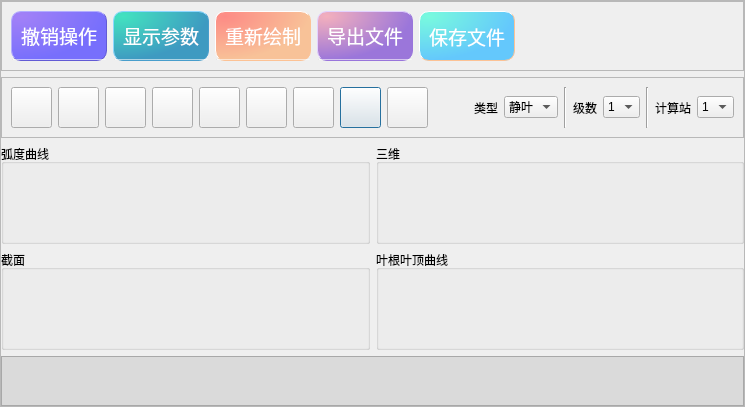
       <widget class="QFrame" name="frame_5">
        <property name="frameShape">
         <enum>QFrame::StyledPanel</enum>
        </property>
        <property name="frameShadow">
         <enum>QFrame::Raised</enum>
        </property>
        <layout class="QVBoxLayout" name="verticalLayout_12" stretch="0,0,0,0">
         <property name="leftMargin">
          <number>0</number>
         </property>
         <property name="topMargin">
          <number>0</number>
         </property>
         <property name="rightMargin">
          <number>0</number>
         </property>
         <property name="bottomMargin">
          <number>0</number>
         </property>
         <item>
          <widget class="QFrame" name="frame_4">
           <property name="maximumSize">
            <size>
             <width>919</width>
             <height>76</height>
            </size>
           </property>
           <property name="frameShape">
            <enum>QFrame::StyledPanel</enum>
           </property>
           <property name="frameShadow">
            <enum>QFrame::Raised</enum>
           </property>
           <layout class="QHBoxLayout" name="horizontalLayout_2">
            <item>
             <widget class="QFrame" name="frame_7">
              <property name="styleSheet">
               <string notr="true">
QFrame#frame_7{
color: rgb(255, 255, 255);
border-radius: 10px;
background-color: qradialgradient(cx:0, cy:0, radius:1, fx:0.1, fy:0.1, stop:0 rgb(162, 129, 247),  stop:1 rgb(119, 111, 252));
border: 1px outset rgb(98, 91, 213);
}
</string>
              </property>
              <property name="frameShape">
               <enum>QFrame::StyledPanel</enum>
              </property>
              <property name="frameShadow">
               <enum>QFrame::Raised</enum>
              </property>
              <layout class="QVBoxLayout" name="verticalLayout_3" stretch="1,4">
               <property name="spacing">
                <number>0</number>
               </property>
               <property name="leftMargin">
                <number>0</number>
               </property>
               <property name="topMargin">
                <number>0</number>
               </property>
               <property name="rightMargin">
                <number>0</number>
               </property>
               <property name="bottomMargin">
                <number>0</number>
               </property>
               <item>
                <widget class="QFrame" name="frame_9">
                 <property name="styleSheet">
                  <string notr="true">border:none</string>
                 </property>
                 <property name="frameShape">
                  <enum>QFrame::StyledPanel</enum>
                 </property>
                 <property name="frameShadow">
                  <enum>QFrame::Raised</enum>
                 </property>
                 <layout class="QHBoxLayout" name="horizontalLayout_6">
                  <item>
                   <widget class="QPushButton" name="pushButton_undo">
                    <property name="minimumSize">
                     <size>
                      <width>0</width>
                      <height>24</height>
                     </size>
                    </property>
                    <property name="maximumSize">
                     <size>
                      <width>41677</width>
                      <height>48</height>
                     </size>
                    </property>
                    <property name="font">
                     <font>
                      <family>Agency FB</family>
                      <pointsize>14</pointsize>
                     </font>
                    </property>
                    <property name="styleSheet">
                     <string notr="true">QPushButton{
	color: rgb(255, 255, 255);
text-align:left;

	border:0px outset rgb(255, 255, 255);
	border-radius:8px;
}
QPushButton:hover {

border:2px outset rgba(36, 36, 36,0);
}
QPushButton:pressed {

border:4px outset rgba(36, 36, 36,0);
}
</string>
                    </property>
                    <property name="text">
                     <string>撤销操作</string>
                    </property>
                    <property name="icon">
                     <iconset resource="source/pic.qrc">
                      <normaloff>:/source/undo.png</normaloff>:/source/undo.png</iconset>
                    </property>
                    <property name="iconSize">
                     <size>
                      <width>30</width>
                      <height>30</height>
                     </size>
                    </property>
                   </widget>
                  </item>
                 </layout>
                </widget>
               </item>
               <item>
                <widget class="Line" name="line_2">
                 <property name="maximumSize">
                  <size>
                   <width>16777215</width>
                   <height>1</height>
                  </size>
                 </property>
                 <property name="styleSheet">
                  <string notr="true">background-color: rgba(255, 255, 255, 89);</string>
                 </property>
                 <property name="orientation">
                  <enum>Qt::Horizontal</enum>
                 </property>
                </widget>
               </item>
              </layout>
             </widget>
            </item>
            <item>
             <widget class="QFrame" name="frame_19">
              <property name="styleSheet">
               <string notr="true">QFrame#frame_19{
color: rgb(255, 255, 255);
border-radius: 10px;
background-color: qradialgradient(cx:0, cy:0, radius:1, fx:0.1, fy:0.1, stop:0 rgb(66, 226, 192),  stop:1 rgb(62, 154, 193));
border: 1px outset rgb(72, 158, 204)
}</string>
              </property>
              <property name="frameShape">
               <enum>QFrame::StyledPanel</enum>
              </property>
              <property name="frameShadow">
               <enum>QFrame::Raised</enum>
              </property>
              <layout class="QVBoxLayout" name="verticalLayout_11" stretch="0,4">
               <property name="spacing">
                <number>0</number>
               </property>
               <property name="leftMargin">
                <number>0</number>
               </property>
               <property name="topMargin">
                <number>0</number>
               </property>
               <property name="rightMargin">
                <number>0</number>
               </property>
               <property name="bottomMargin">
                <number>0</number>
               </property>
               <item>
                <widget class="QFrame" name="frame_20">
                 <property name="styleSheet">
                  <string notr="true">border:none</string>
                 </property>
                 <property name="frameShape">
                  <enum>QFrame::StyledPanel</enum>
                 </property>
                 <property name="frameShadow">
                  <enum>QFrame::Raised</enum>
                 </property>
                 <layout class="QHBoxLayout" name="horizontalLayout_9">
                  <item>
                   <widget class="QPushButton" name="pushButton_number">
                    <property name="minimumSize">
                     <size>
                      <width>0</width>
                      <height>24</height>
                     </size>
                    </property>
                    <property name="maximumSize">
                     <size>
                      <width>41677</width>
                      <height>48</height>
                     </size>
                    </property>
                    <property name="font">
                     <font>
                      <family>Agency FB</family>
                      <pointsize>14</pointsize>
                     </font>
                    </property>
                    <property name="styleSheet">
                     <string notr="true">QPushButton{
	color: rgb(255, 255, 255);
text-align:left;

	border:0px outset rgb(255, 255, 255);
	border-radius:8px;
}
QPushButton:hover {

border:2px outset rgba(36, 36, 36,0);
}
QPushButton:pressed {

border:4px outset rgba(36, 36, 36,0);
}
</string>
                    </property>
                    <property name="text">
                     <string>显示参数</string>
                    </property>
                    <property name="icon">
                     <iconset resource="source/pic.qrc">
                      <normaloff>:/source/number.png</normaloff>:/source/number.png</iconset>
                    </property>
                    <property name="iconSize">
                     <size>
                      <width>30</width>
                      <height>30</height>
                     </size>
                    </property>
                   </widget>
                  </item>
                 </layout>
                </widget>
               </item>
               <item>
                <widget class="Line" name="line_6">
                 <property name="maximumSize">
                  <size>
                   <width>16777215</width>
                   <height>1</height>
                  </size>
                 </property>
                 <property name="styleSheet">
                  <string notr="true">background-color: rgba(255, 255, 255, 89);</string>
                 </property>
                 <property name="orientation">
                  <enum>Qt::Horizontal</enum>
                 </property>
                </widget>
               </item>
              </layout>
             </widget>
            </item>
            <item>
             <widget class="QFrame" name="frame_13">
              <property name="styleSheet">
               <string notr="true">

QFrame#frame_13{
color: rgb(255, 255, 255);
border-radius: 10px;
background-color: qradialgradient(cx:0, cy:0, radius:1, fx:0.1, fy:0.1, stop:0 rgb(253, 139, 133),  stop:1 rgb(248, 194, 152));
border: 1px outset rgb(252, 194, 149)
}

</string>
              </property>
              <property name="frameShape">
               <enum>QFrame::StyledPanel</enum>
              </property>
              <property name="frameShadow">
               <enum>QFrame::Raised</enum>
              </property>
              <layout class="QVBoxLayout" name="verticalLayout_7" stretch="1,4">
               <property name="spacing">
                <number>0</number>
               </property>
               <property name="leftMargin">
                <number>0</number>
               </property>
               <property name="topMargin">
                <number>0</number>
               </property>
               <property name="rightMargin">
                <number>0</number>
               </property>
               <property name="bottomMargin">
                <number>0</number>
               </property>
               <item>
                <widget class="QFrame" name="frame_14">
                 <property name="styleSheet">
                  <string notr="true">border:none</string>
                 </property>
                 <property name="frameShape">
                  <enum>QFrame::StyledPanel</enum>
                 </property>
                 <property name="frameShadow">
                  <enum>QFrame::Raised</enum>
                 </property>
                 <layout class="QHBoxLayout" name="horizontalLayout_7">
                  <item>
                   <widget class="QPushButton" name="pushButton_remake">
                    <property name="minimumSize">
                     <size>
                      <width>0</width>
                      <height>24</height>
                     </size>
                    </property>
                    <property name="maximumSize">
                     <size>
                      <width>41677</width>
                      <height>48</height>
                     </size>
                    </property>
                    <property name="font">
                     <font>
                      <family>Agency FB</family>
                      <pointsize>14</pointsize>
                     </font>
                    </property>
                    <property name="styleSheet">
                     <string notr="true">QPushButton{
	color: rgb(255, 255, 255);
text-align:left;

	border:0px outset rgb(255, 255, 255);
	border-radius:8px;
}
QPushButton:hover {

border:2px outset rgba(36, 36, 36,0);
}
QPushButton:pressed {

border:4px outset rgba(36, 36, 36,0);
}
</string>
                    </property>
                    <property name="text">
                     <string>重新绘制</string>
                    </property>
                    <property name="icon">
                     <iconset resource="source/pic.qrc">
                      <normaloff>:/source/remake.png</normaloff>:/source/remake.png</iconset>
                    </property>
                    <property name="iconSize">
                     <size>
                      <width>30</width>
                      <height>30</height>
                     </size>
                    </property>
                   </widget>
                  </item>
                 </layout>
                </widget>
               </item>
               <item>
                <widget class="Line" name="line_4">
                 <property name="maximumSize">
                  <size>
                   <width>16777215</width>
                   <height>1</height>
                  </size>
                 </property>
                 <property name="styleSheet">
                  <string notr="true">background-color: rgba(255, 255, 255, 89);</string>
                 </property>
                 <property name="orientation">
                  <enum>Qt::Horizontal</enum>
                 </property>
                </widget>
               </item>
              </layout>
             </widget>
            </item>
            <item>
             <widget class="QFrame" name="frame_15">
              <property name="styleSheet">
               <string notr="true">


QFrame#frame_15{
color: rgb(255, 255, 255);
border-radius: 10px;
background-color: qradialgradient(cx:0, cy:0, radius:1, fx:0.1, fy:0.1, stop:0 rgb(243, 175, 189),  stop:1 rgb(155, 118, 218));
border: 1px outset rgb(153, 117, 219)
}

</string>
              </property>
              <property name="frameShape">
               <enum>QFrame::StyledPanel</enum>
              </property>
              <property name="frameShadow">
               <enum>QFrame::Raised</enum>
              </property>
              <layout class="QVBoxLayout" name="verticalLayout_8" stretch="1,4">
               <property name="spacing">
                <number>0</number>
               </property>
               <property name="leftMargin">
                <number>0</number>
               </property>
               <property name="topMargin">
                <number>0</number>
               </property>
               <property name="rightMargin">
                <number>0</number>
               </property>
               <property name="bottomMargin">
                <number>0</number>
               </property>
               <item>
                <widget class="QFrame" name="frame_16">
                 <property name="styleSheet">
                  <string notr="true">border:none</string>
                 </property>
                 <property name="frameShape">
                  <enum>QFrame::StyledPanel</enum>
                 </property>
                 <property name="frameShadow">
                  <enum>QFrame::Raised</enum>
                 </property>
                 <layout class="QHBoxLayout" name="horizontalLayout_10">
                  <item>
                   <widget class="QPushButton" name="pushButton_output">
                    <property name="minimumSize">
                     <size>
                      <width>0</width>
                      <height>24</height>
                     </size>
                    </property>
                    <property name="maximumSize">
                     <size>
                      <width>41677</width>
                      <height>48</height>
                     </size>
                    </property>
                    <property name="font">
                     <font>
                      <family>Agency FB</family>
                      <pointsize>14</pointsize>
                     </font>
                    </property>
                    <property name="styleSheet">
                     <string notr="true">QPushButton{
	color: rgb(255, 255, 255);
text-align:left;

	border:0px outset rgb(255, 255, 255);
	border-radius:8px;
}
QPushButton:hover {

border:2px outset rgba(36, 36, 36,0);
}
QPushButton:pressed {

border:4px outset rgba(36, 36, 36,0);
}
</string>
                    </property>
                    <property name="text">
                     <string>导出文件</string>
                    </property>
                    <property name="icon">
                     <iconset resource="source/pic.qrc">
                      <normaloff>:/source/daochu.png</normaloff>:/source/daochu.png</iconset>
                    </property>
                    <property name="iconSize">
                     <size>
                      <width>25</width>
                      <height>25</height>
                     </size>
                    </property>
                   </widget>
                  </item>
                 </layout>
                </widget>
               </item>
               <item>
                <widget class="Line" name="line_5">
                 <property name="maximumSize">
                  <size>
                   <width>16777215</width>
                   <height>1</height>
                  </size>
                 </property>
                 <property name="styleSheet">
                  <string notr="true">background-color: rgba(255, 255, 255, 89);</string>
                 </property>
                 <property name="orientation">
                  <enum>Qt::Horizontal</enum>
                 </property>
                </widget>
               </item>
              </layout>
             </widget>
            </item>
            <item>
             <widget class="QFrame" name="frame_17">
              <property name="styleSheet">
               <string notr="true">QFrame#frame_17{
color: rgb(255, 255, 255);
border-radius: 10px;
background-color: qradialgradient(cx:0, cy:0, radius:1, fx:0.1, fy:0.1, stop:0 rgb(120, 250, 222),  stop:1 rgb(100, 200, 252));
border: 1px outset rgb(252, 194, 149)
}
</string>
              </property>
              <property name="frameShape">
               <enum>QFrame::StyledPanel</enum>
              </property>
              <property name="frameShadow">
               <enum>QFrame::Raised</enum>
              </property>
              <layout class="QHBoxLayout" name="horizontalLayout_11">
               <item>
                <widget class="QPushButton" name="pushButton_save">
                 <property name="minimumSize">
                  <size>
                   <width>0</width>
                   <height>24</height>
                  </size>
                 </property>
                 <property name="maximumSize">
                  <size>
                   <width>41677</width>
                   <height>48</height>
                  </size>
                 </property>
                 <property name="font">
                  <font>
                   <family>Agency FB</family>
                   <pointsize>14</pointsize>
                  </font>
                 </property>
                 <property name="styleSheet">
                  <string notr="true">QPushButton{
	color: rgb(255, 255, 255);
text-align:left;

	border:0px outset rgb(255, 255, 255);
	border-radius:8px;
}
QPushButton:hover {

border:2px outset rgba(36, 36, 36,0);
}
QPushButton:pressed {

border:4px outset rgba(36, 36, 36,0);
}
</string>
                 </property>
                 <property name="text">
                  <string>保存文件</string>
                 </property>
                 <property name="icon">
                  <iconset resource="source/pic.qrc">
                   <normaloff>:/source/save.png</normaloff>:/source/save.png</iconset>
                 </property>
                 <property name="iconSize">
                  <size>
                   <width>30</width>
                   <height>30</height>
                  </size>
                 </property>
                </widget>
               </item>
              </layout>
             </widget>
            </item>
            <item>
             <spacer name="horizontalSpacer_3">
              <property name="orientation">
               <enum>Qt::Horizontal</enum>
              </property>
              <property name="sizeHint" stdset="0">
               <size>
                <width>40</width>
                <height>20</height>
               </size>
              </property>
             </spacer>
            </item>
           </layout>
          </widget>
         </item>
         <item>
          <widget class="QFrame" name="frame_6">
           <property name="frameShape">
            <enum>QFrame::StyledPanel</enum>
           </property>
           <property name="frameShadow">
            <enum>QFrame::Raised</enum>
           </property>
           <layout class="QVBoxLayout" name="verticalLayout_4" stretch="0">
            <item>
             <layout class="QHBoxLayout" name="horizontalLayout_5" stretch="0,0,0,0,0,0,0,0,0,0,0,0,0,0,0,0,0,0">
              <item>
               <widget class="QPushButton" name="pushButton_resize">
                <property name="minimumSize">
                 <size>
                  <width>41</width>
                  <height>41</height>
                 </size>
                </property>
                <property name="maximumSize">
                 <size>
                  <width>41</width>
                  <height>41</height>
                 </size>
                </property>
                <property name="styleSheet">
                 <string notr="true">border-image: url(:/source/resize.png);


</string>
                </property>
                <property name="text">
                 <string/>
                </property>
               </widget>
              </item>
              <item>
               <widget class="QPushButton" name="pushButton_control">
                <property name="minimumSize">
                 <size>
                  <width>41</width>
                  <height>41</height>
                 </size>
                </property>
                <property name="maximumSize">
                 <size>
                  <width>41</width>
                  <height>41</height>
                 </size>
                </property>
                <property name="styleSheet">
                 <string notr="true">border-image: url(:/source/control_on.png);</string>
                </property>
                <property name="text">
                 <string/>
                </property>
               </widget>
              </item>
              <item>
               <widget class="QPushButton" name="pushButton_zhonghu">
                <property name="minimumSize">
                 <size>
                  <width>41</width>
                  <height>41</height>
                 </size>
                </property>
                <property name="maximumSize">
                 <size>
                  <width>41</width>
                  <height>41</height>
                 </size>
                </property>
                <property name="styleSheet">
                 <string notr="true">border-image: url(:/source/zhonghu_on.png);
</string>
                </property>
                <property name="text">
                 <string/>
                </property>
               </widget>
              </item>
              <item>
               <widget class="QPushButton" name="pushButton_drag">
                <property name="minimumSize">
                 <size>
                  <width>41</width>
                  <height>41</height>
                 </size>
                </property>
                <property name="maximumSize">
                 <size>
                  <width>41</width>
                  <height>41</height>
                 </size>
                </property>
                <property name="styleSheet">
                 <string notr="true">border-image: url(:/source/drag_on.png);</string>
                </property>
                <property name="text">
                 <string/>
                </property>
               </widget>
              </item>
              <item>
               <widget class="QPushButton" name="pushButton_square">
                <property name="minimumSize">
                 <size>
                  <width>41</width>
                  <height>41</height>
                 </size>
                </property>
                <property name="maximumSize">
                 <size>
                  <width>41</width>
                  <height>41</height>
                 </size>
                </property>
                <property name="styleSheet">
                 <string notr="true">border-image: url(:/source/lashen_off.png);
</string>
                </property>
                <property name="text">
                 <string/>
                </property>
               </widget>
              </item>
              <item>
               <widget class="QPushButton" name="pushButton_thick">
                <property name="minimumSize">
                 <size>
                  <width>41</width>
                  <height>41</height>
                 </size>
                </property>
                <property name="maximumSize">
                 <size>
                  <width>41</width>
                  <height>41</height>
                 </size>
                </property>
                <property name="styleSheet">
                 <string notr="true">border-image: url(:/source/cascade_thickness.png);

</string>
                </property>
                <property name="text">
                 <string/>
                </property>
               </widget>
              </item>
              <item>
               <widget class="QPushButton" name="pushButton_plot3d">
                <property name="minimumSize">
                 <size>
                  <width>41</width>
                  <height>41</height>
                 </size>
                </property>
                <property name="maximumSize">
                 <size>
                  <width>41</width>
                  <height>41</height>
                 </size>
                </property>
                <property name="styleSheet">
                 <string notr="true">border-image: url(:/source/xyz.png);</string>
                </property>
                <property name="text">
                 <string/>
                </property>
               </widget>
              </item>
              <item>
               <widget class="QPushButton" name="pushButton_alter">
                <property name="minimumSize">
                 <size>
                  <width>41</width>
                  <height>41</height>
                 </size>
                </property>
                <property name="maximumSize">
                 <size>
                  <width>41</width>
                  <height>41</height>
                 </size>
                </property>
                <property name="styleSheet">
                 <string notr="true">border-image: url(:/source/optimize.png);</string>
                </property>
                <property name="text">
                 <string/>
                </property>
                <property name="iconSize">
                 <size>
                  <width>10</width>
                  <height>10</height>
                 </size>
                </property>
                <property name="default">
                 <bool>true</bool>
                </property>
               </widget>
              </item>
              <item>
               <widget class="QPushButton" name="pushButton_about">
                <property name="minimumSize">
                 <size>
                  <width>41</width>
                  <height>41</height>
                 </size>
                </property>
                <property name="maximumSize">
                 <size>
                  <width>41</width>
                  <height>41</height>
                 </size>
                </property>
                <property name="styleSheet">
                 <string notr="true">border-image: url(:/source/information.png);
</string>
                </property>
                <property name="text">
                 <string/>
                </property>
               </widget>
              </item>
              <item>
               <spacer name="horizontalSpacer_4">
                <property name="orientation">
                 <enum>Qt::Horizontal</enum>
                </property>
                <property name="sizeHint" stdset="0">
                 <size>
                  <width>40</width>
                  <height>20</height>
                 </size>
                </property>
               </spacer>
              </item>
              <item>
               <widget class="QLabel" name="label_3">
                <property name="text">
                 <string>类型</string>
                </property>
               </widget>
              </item>
              <item>
               <widget class="QComboBox" name="comboBox_leixing">
                <item>
                 <property name="text">
                  <string>静叶</string>
                 </property>
                </item>
               </widget>
              </item>
              <item>
               <widget class="Line" name="line">
                <property name="orientation">
                 <enum>Qt::Vertical</enum>
                </property>
               </widget>
              </item>
              <item>
               <widget class="QLabel" name="label_4">
                <property name="text">
                 <string>级数</string>
                </property>
               </widget>
              </item>
              <item>
               <widget class="QComboBox" name="comboBox_jishu">
                <item>
                 <property name="text">
                  <string>1</string>
                 </property>
                </item>
               </widget>
              </item>
              <item>
               <widget class="Line" name="line_3">
                <property name="orientation">
                 <enum>Qt::Vertical</enum>
                </property>
               </widget>
              </item>
              <item>
               <widget class="QLabel" name="label_5">
                <property name="text">
                 <string>计算站</string>
                </property>
               </widget>
              </item>
              <item>
               <widget class="QComboBox" name="comboBox_jisuanzhan">
                <item>
                 <property name="text">
                  <string>1</string>
                 </property>
                </item>
               </widget>
              </item>
             </layout>
            </item>
           </layout>
          </widget>
         </item>
         <item>
          <layout class="QGridLayout" name="gridLayout">
           <item row="0" column="0">
            <widget class="QGroupBox" name="camber">
             <property name="sizePolicy">
              <sizepolicy hsizetype="Expanding" vsizetype="Expanding">
               <horstretch>0</horstretch>
               <verstretch>0</verstretch>
              </sizepolicy>
             </property>
             <property name="minimumSize">
              <size>
               <width>100</width>
               <height>100</height>
              </size>
             </property>
             <property name="title">
              <string>弧度曲线</string>
             </property>
            </widget>
           </item>
           <item row="0" column="1">
            <widget class="QGroupBox" name="sanwei">
             <property name="sizePolicy">
              <sizepolicy hsizetype="Expanding" vsizetype="Expanding">
               <horstretch>0</horstretch>
               <verstretch>0</verstretch>
              </sizepolicy>
             </property>
             <property name="minimumSize">
              <size>
               <width>100</width>
               <height>100</height>
              </size>
             </property>
             <property name="title">
              <string>三维</string>
             </property>
            </widget>
           </item>
           <item row="1" column="0">
            <widget class="QGroupBox" name="yexing">
             <property name="sizePolicy">
              <sizepolicy hsizetype="Expanding" vsizetype="Expanding">
               <horstretch>0</horstretch>
               <verstretch>0</verstretch>
              </sizepolicy>
             </property>
             <property name="minimumSize">
              <size>
               <width>100</width>
               <height>100</height>
              </size>
             </property>
             <property name="title">
              <string>截面</string>
             </property>
            </widget>
           </item>
           <item row="1" column="1">
            <widget class="QGroupBox" name="hubshroud">
             <property name="sizePolicy">
              <sizepolicy hsizetype="Expanding" vsizetype="Expanding">
               <horstretch>0</horstretch>
               <verstretch>0</verstretch>
              </sizepolicy>
             </property>
             <property name="minimumSize">
              <size>
               <width>100</width>
               <height>100</height>
              </size>
             </property>
             <property name="title">
              <string>叶根叶顶曲线</string>
             </property>
            </widget>
           </item>
          </layout>
         </item>
         <item>
          <widget class="QTextBrowser" name="info">
           <property name="minimumSize">
            <size>
             <width>0</width>
             <height>50</height>
            </size>
           </property>
           <property name="maximumSize">
            <size>
             <width>16777215</width>
             <height>50</height>
            </size>
           </property>
           <property name="styleSheet">
            <string notr="true">background-color: rgb(218, 218, 218);</string>
           </property>
          </widget>
         </item>
        </layout>
       </widget>
